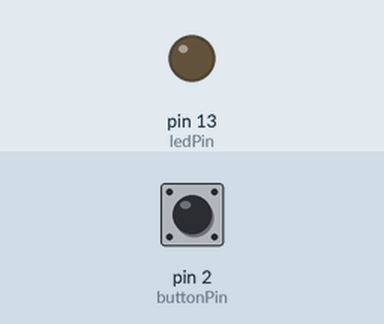
This sketch was run on a simulated Arduino Uno, built with avr-gcc and run on an emulated ATmega328P. On the bench: output pins drawn as LEDs (lit = HIGH). Inputs (shaded band) come from the test bench; at power-on: pin 2 (buttonPin) LOW. What the sketch prints to the serial monitor is not drawn.

Above: at 1.2 s.
1.3 s: pin 2 (buttonPin) pulled HIGH for 0.15 s
At 1.37 s:
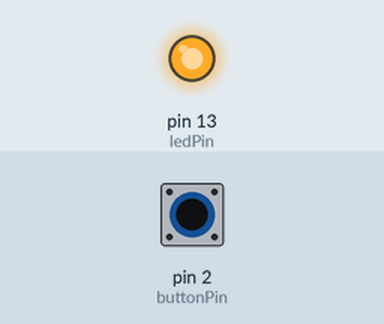
2.9 s: pin 2 (buttonPin) pulled HIGH for 3.2 s
At 7.2 s:
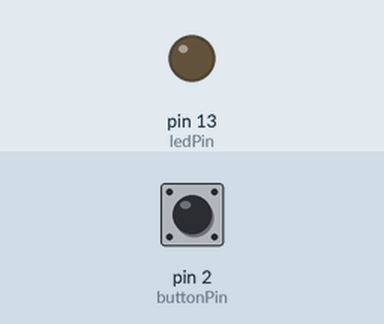
Timing chart, 0 to 8.7 s (numbered marks = the images above; inputs shaded):
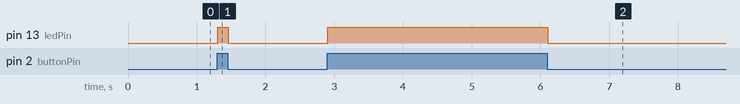

Measured:
- after the input at 1.3 s, pin 13 (ledPin): LOW → HIGH at once, → LOW 0.15 s later
- after the input at 2.9 s, pin 13 (ledPin): LOW → HIGH at once, → LOW 3.2 s later

The sketch:

Button.ino
```cpp
// constants won't change. They're used here to set pin numbers:
const int buttonPin = 2;     // the number of the pushbutton pin
const int ledPin =  13;      // the number of the LED pin

// variables will change:
int buttonState = 0;         // variable for reading the pushbutton status

void setup() {
  // initialize the LED pin as an output:
  Serial.begin(9600);
  pinMode(ledPin, OUTPUT);
  // initialize the pushbutton pin as an input:
  pinMode(buttonPin, INPUT);
}

void loop() {
  // read the state of the pushbutton value:
  buttonState = digitalRead(buttonPin);
Serial.println(buttonState);
delay(1);
  // check if the pushbutton is pressed. If it is, the buttonState is HIGH:
  if (buttonState == HIGH) {
    // turn LED on:
    digitalWrite(ledPin, HIGH);
  } else {
    // turn LED off:
    digitalWrite(ledPin, LOW);
  }
}
```
